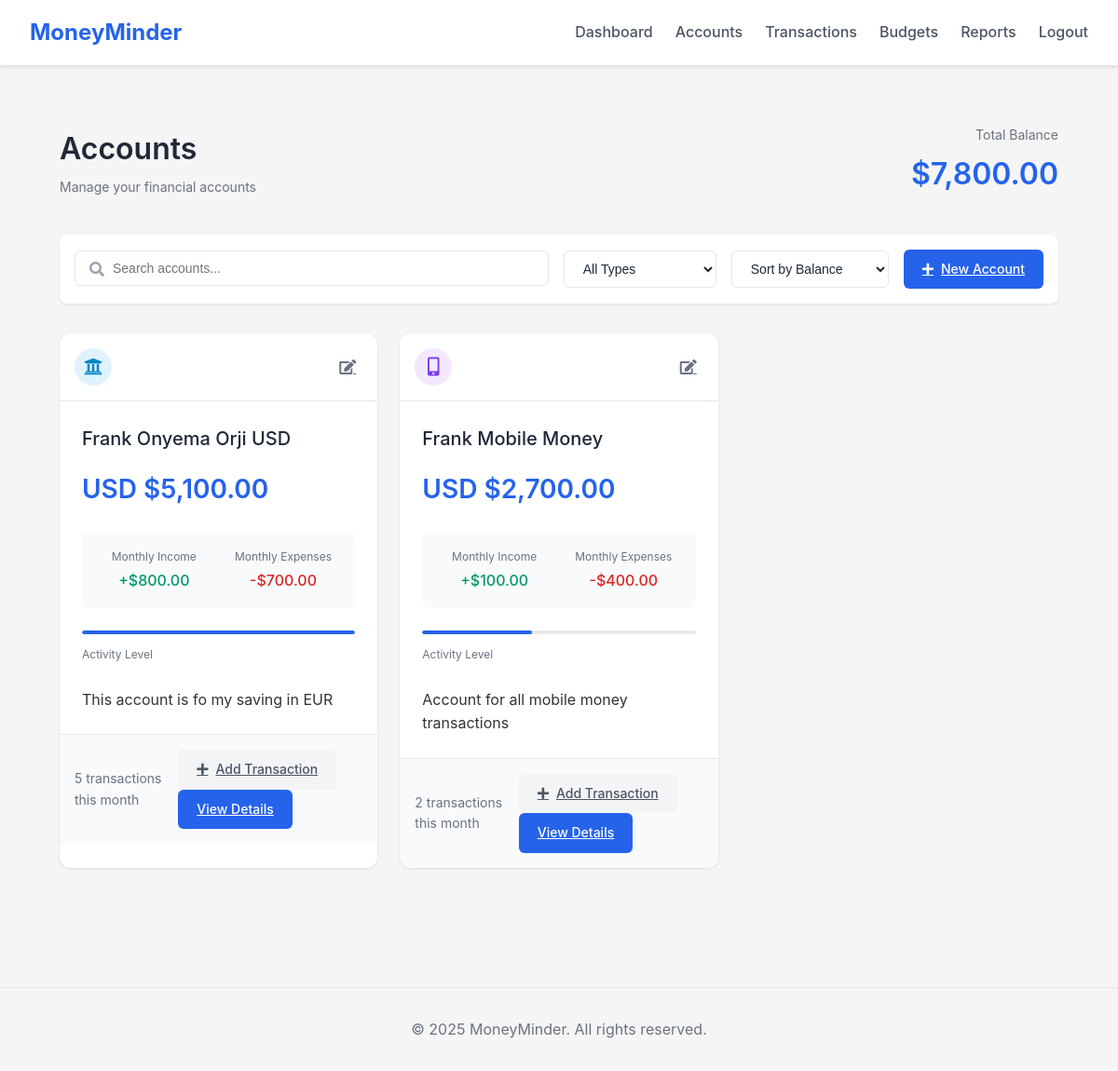
/accounts/ (signed in), run on the app's committed database.
### app/models/account.py (models this page shows, shortened)
class Account(db.Model, BaseModel):
    __tablename__ = 'accounts'
    name = db.Column(db.String(100), nullable=False)
    account_type = db.Column(db.String(50), nullable=False)  # bank, cash, mobile_money
    currency = db.Column(db.String(3), nullable=False, default='USD')
    balance = db.Column(db.Numeric(10, 2), nullable=False, default=0)
    description = db.Column(db.Text)
    user_id = db.Column(db.String(50), db.ForeignKey('users.id'), nullable=False)
    transactions = db.relationship('Transaction', back_populates='account', lazy='dynamic', cascade='all, delete-orphan')

### app/routes/accounts.py (the view)
@accounts.route('/')
@login_required
def index():
    user_accounts = Account.query.filter_by(user_id=current_user.id).all()
    total_balance = sum(float(account.balance) for account in user_accounts)
    account_stats = {}
    max_transactions = 0  # Initialize max_transactions
    for account in user_accounts:
        start_date = datetime.utcnow() - timedelta(days=30)
        transactions = Transaction.query.filter_by(
            account_id=account.id,
            user_id=current_user.id
        ).filter(
            Transaction.date >= start_date
        ).all()
        transaction_count = len(transactions)
        max_transactions = max(max_transactions, transaction_count)  # Update max_transactions
        income = sum(float(t.amount) for t in transactions if t.transaction_type == 'income')
        expenses = sum(float(t.amount) for t in transactions if t.transaction_type == 'expense')
        account_stats[account.id] = {
            'monthly_income': income,
            'monthly_expenses': expenses,
            'transaction_count': transaction_count
        }
    return render_template('accounts/list.html',
                           accounts=user_accounts,
                           total_balance=total_balance,
                           account_stats=account_stats,
                           max_transactions=max_transactions)  # Pass max_transactions to template

### app/models/__init__.py (called while the page is built)
    @classmethod
    def get_by_id(cls, id):
        return cls.query.get_or_404(id)

### app/utils/filters.py (called while the page is built)
def init_filters(app):
    @app.template_filter('account_icon')
    def account_icon_filter(account_type):
        icons = {
            'bank': 'university',
            'cash': 'wallet',
            'credit': 'credit-card',
            'investment': 'chart-line',
            'mobile_money': 'mobile-alt',
            'other': 'coins'
        }
        return icons.get(str(account_type).lower(), 'question')

### app/templates/accounts/list.html (shortened to what this page needs)
{% extends "base.html" %}
{% block styles %}
<link rel="stylesheet" href="{{ url_for('static', filename='css/accounts.css') }}">
{% endblock %}
{% block content %}
<div class="accounts-container">
    <div class="accounts-header">
        <div class="header-content">
            <div class="header-title">
                <h1>Accounts</h1>
                <p class="subtitle">Manage your financial accounts</p>
            </div>
            <div class="balance-summary">
                <div class="total-balance">
                    <span class="label">Total Balance</span>
                    <span class="amount" data-value="{{ total_balance }}">{{ "${:,.2f}".format(total_balance) }}</span>
                </div>
            </div>
        </div>
        <div class="header-actions">
            <div class="search-filters">
                <div class="search-box">
                    <i class="fas fa-search"></i>
                    <input type="text" id="searchAccounts" placeholder="Search accounts...">
                </div>
                <select id="accountTypeFilter" class="filter-select">
                    <option value="all">All Types</option>
                </select>
                <select id="sortAccounts" class="filter-select">
                    <option value="balance">Sort by Balance</option>
                </select>
            </div>
            <a href="{{ url_for('accounts.create') }}" class="btn btn-primary">
                <i class="fas fa-plus"></i> New Account
            </a>
        </div>
    </div>
    <div class="accounts-grid">
        {% for account in accounts %}
        <div class="account-card">
            <div class="card-header">
                <div class="account-type {{ account.account_type }}"
                     data-tooltip="{{ account.account_type|title }} Account">
                    <i class="fas fa-{{ account.account_type|account_icon }}"></i>
                </div>
                <div class="account-actions">
                    <a href="{{ url_for('accounts.edit', account_id=account.id) }}" class="btn-icon" title="Edit Account">
                        <i class="fas fa-edit"></i>
                    </a>
                </div>
            </div>
            <div class="card-body">
                <a href="{{ url_for('accounts.view', account_id=account.id) }}" class="account-name">
                    {{ account.name }}
                </a>
                <div class="account-balance" data-value="{{ account.balance }}" data-currency="{{ account.currency }}">
                    {{ account.currency }} {{ "${:,.2f}".format(account.balance) }}
                </div>
                <div class="account-stats">
                    <div class="stat">
                        <span class="label">Monthly Income</span>
                        <span class="value income">
                            +{{ "${:,.2f}".format(account_stats[account.id]['monthly_income']) }}
                        </span>
                    </div>
                    <div class="stat">
                        <span class="label">Monthly Expenses</span>
                        <span class="value expenses">
                            -{{ "${:,.2f}".format(account_stats[account.id]['monthly_expenses']) }}
                        </span>
                    </div>
                </div>
                <div class="activity-indicator">
                    <div class="progress-bar">
                        {% set activity_percentage = (account_stats[account.id]['transaction_count'] / max_transactions) * 100 if max_transactions > 0 else 0 %}
                        <div class="progress" style="width: {{ activity_percentage }}%"></div>
                    </div>
                    <span class="activity-label">Activity Level</span>
                </div>
                {% if account.description %}
                <div class="account-description">
                    {{ account.description }}
                </div>
                {% endif %}
            </div>
            <div class="card-footer">
                <span class="transaction-count">
                    {{ account_stats[account.id]['transaction_count'] }} transactions this month
                </span>
                <div class="footer-actions">
                    <a href="{{ url_for('transactions.create', account_id=account.id) }}" class="btn btn-sm btn-secondary">
                        <i class="fas fa-plus"></i> Add Transaction
                    </a>
                    <a href="{{ url_for('accounts.view', account_id=account.id) }}" class="btn btn-sm btn-primary">
                        View Details
                    </a>
                </div>
            </div>
        </div>
        {% endfor %}
    </div>
</div>
{% endblock %}

### app/static/css/style.css (style rules this page uses)
* { margin: 0; padding: 0; box-sizing: border-box; }
body { font-family: 'Inter', -apple-system, BlinkMacSystemFont, 'Segoe UI', Roboto, sans-serif; line-height: 1.6; color: #333; background-color: #f5f5f5; }

### app/static/css/accounts.css (style rules this page uses)
.accounts-container { max-width: 1200px; margin: 0 auto; padding: 2rem; }
.accounts-header { margin-bottom: 2rem; }
.header-content { display: flex; justify-content: space-between; align-items: flex-start; margin-bottom: 1.5rem; }
.header-title { flex-grow: 1; }
.header-title h1 { font-size: 2rem; font-weight: 600; color: #1f2937; margin-bottom: 0.25rem; }
.header-title .subtitle { color: #6b7280; font-size: 0.875rem; }
.balance-summary { text-align: right; min-width: 200px; }
.total-balance { margin-bottom: 1rem; }
.total-balance .label { display: block; font-size: 0.875rem; color: #6b7280; margin-bottom: 0.25rem; }
.total-balance .amount { font-size: 2rem; font-weight: 600; color: #2563eb; display: block; }
.header-actions { display: flex; justify-content: space-between; align-items: center; gap: 1rem; background-color: white; padding: 1rem; border-radius: 8px; box-shadow: 0 1px 3px rgba(0, 0, 0, 0.1); }
.search-filters { display: flex; gap: 1rem; flex-grow: 1; }
.search-box { position: relative; flex-grow: 1; }
.search-box i { position: absolute; left: 1rem; top: 50%; transform: translateY(-50%); color: #9ca3af; }
.search-box input { width: 100%; padding: 0.625rem 1rem 0.625rem 2.5rem; border: 1px solid #e5e7eb; border-radius: 6px; font-size: 0.875rem; }
.filter-select { padding: 0.625rem 2rem 0.625rem 1rem; border: 1px solid #e5e7eb; border-radius: 6px; font-size: 0.875rem; color: #1f2937; background-color: white; cursor: pointer; min-width: 150px; }
.accounts-grid { display: grid; grid-template-columns: repeat(auto-fill, minmax(300px, 1fr)); gap: 1.5rem; }
.account-card { background: white; border-radius: 12px; box-shadow: 0 1px 3px rgba(0, 0, 0, 0.1); transition: all 0.3s ease; overflow: hidden; }
.card-header { display: flex; justify-content: space-between; align-items: center; padding: 1rem; border-bottom: 1px solid #e5e7eb; }
.account-type { width: 40px; height: 40px; border-radius: 50%; display: flex; align-items: center; justify-content: center; font-size: 1.25rem; transition: transform 0.2s ease; }
.account-type.bank { background-color: #e0f2fe; color: #0284c7; }
.account-type.mobile_money { background-color: #f3e8ff; color: #7c3aed; }
.card-body { padding: 1.5rem; }
.account-name { font-size: 1.25rem; font-weight: 500; color: #1f2937; text-decoration: none; display: block; margin-bottom: 1rem; transition: color 0.2s ease; }
.account-balance { font-size: 1.75rem; font-weight: 600; color: #2563eb; margin-bottom: 1.5rem; }
.account-stats { display: grid; grid-template-columns: 1fr 1fr; gap: 1rem; margin-bottom: 1.5rem; padding: 1rem; background-color: #f8fafc; border-radius: 8px; }
.stat { text-align: center; }
.stat .label { font-size: 0.75rem; color: #6b7280; display: block; margin-bottom: 0.25rem; }
.stat .value { font-size: 1rem; font-weight: 500; }
.stat .value.income { color: #059669; }
.stat .value.expenses { color: #dc2626; }
.activity-indicator { margin: 1.5rem 0; }
.progress-bar { height: 4px; background-color: #e5e7eb; border-radius: 2px; overflow: hidden; margin-bottom: 0.5rem; }
.progress-bar .progress { height: 100%; background-color: #2563eb; border-radius: 2px; transition: width 0.3s ease; }
.activity-label { font-size: 0.75rem; color: #6b7280; text-align: center; }
.card-footer { padding: 1rem; border-top: 1px solid #e5e7eb; background-color: #f8fafc; display: flex; justify-content: space-between; align-items: center; }
.transaction-count { font-size: 0.875rem; color: #6b7280; }
.btn { display: inline-flex; align-items: center; gap: 0.5rem; padding: 0.625rem 1.25rem; border-radius: 6px; font-size: 0.875rem; font-weight: 500; transition: all 0.2s ease; cursor: pointer; border: none; }
.btn-primary { background-color: #2563eb; color: white; }
.btn-secondary { background-color: #f3f4f6; color: #4b5563; }
.btn-icon { width: 32px; height: 32px; padding: 0; display: inline-flex; align-items: center; justify-content: center; border-radius: 6px; color: #6b7280; transition: all 0.2s ease; }

### data on the page
Account: name "Frank Onyema Orji USD", currency "USD", balance "$5,100.00", account_stats "$800.00", account_stats "$700.00", {{ activity_percentage }} 100.0 (drawn), description "This account is fo my saving in EUR", account_stats "5"
Account: name "Frank Mobile Money", currency "USD", balance "$2,700.00", account_stats "$100.00", account_stats "$400.00", {{ activity_percentage }} 40.0 (drawn), description "Account for all mobile money transactions", account_stats "2"

### other printed values
{{ "${:,.2f}".format(total_balance) }} "$7,800.00"
